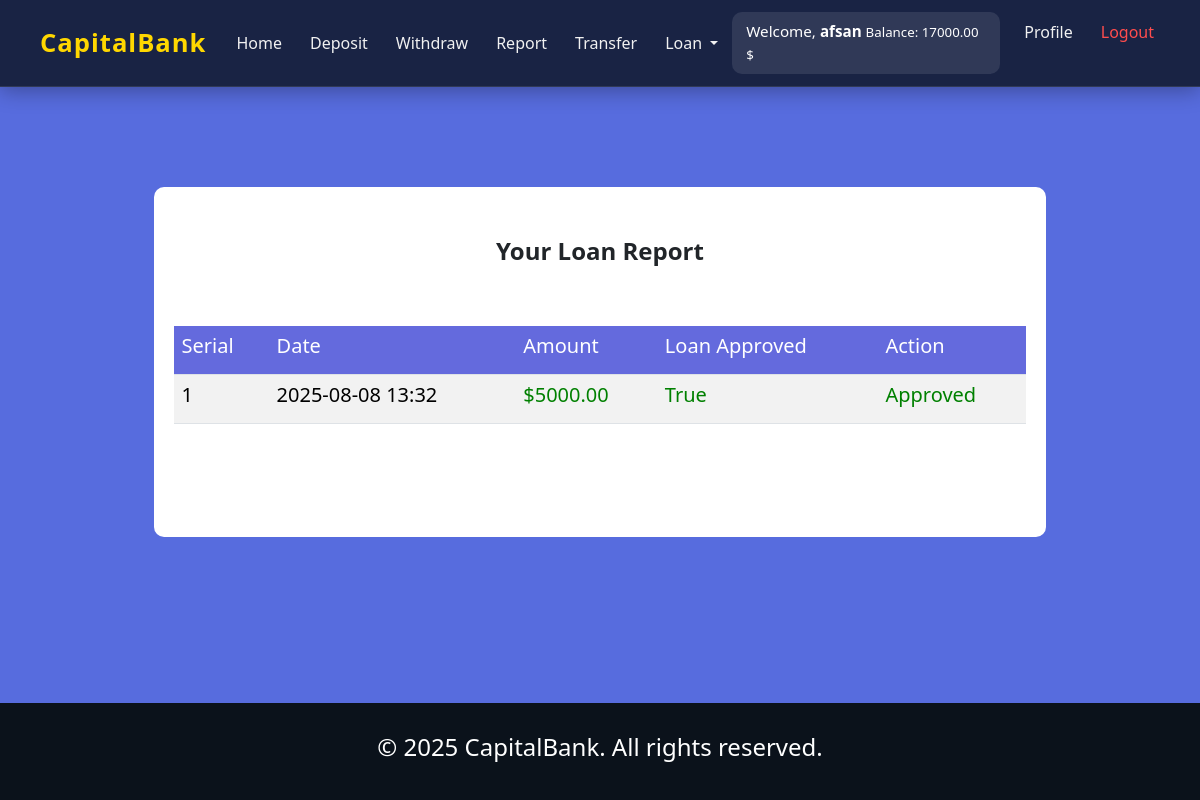
/transactions/loans/ (signed in), run on the app's committed database.
### accounts/models.py (models this page shows, shortened)
class UserBankAccount(models.Model):
    user = models.OneToOneField(User, related_name='account', on_delete=models.CASCADE)  # related_name er maddhome user er attribiute jemon name ,gender,account_type ittadi access kora jay
    account_type = models.CharField(max_length=10, choices=ACCOUNT_TYPE)
    account_no = models.IntegerField(unique=True)               # unique mane duijoner account no kokhono same hbe na
    birth_date = models.DateField(null=True, blank=True)
    gender = models.CharField(max_length=10, choices=GENDER_TYPE)
    initial_deposite_date = models.DateField(auto_now=True)
    balance = models.DecimalField(default=0, max_digits=12, decimal_places=2)  # Decimal mane 12 digit nite parbe,,decimal_palace =2 mane doshomik er por duighor nibe

### transactions/models.py (models this page shows)
class TransactionModel(models.Model):
      account = models.ForeignKey(UserBankAccount, related_name='transactions', on_delete=models.CASCADE) # ekjon user er multiple transactions hote pare
      amount = models.DecimalField(max_digits=12, decimal_places=2)
      balance_after_transaction = models.DecimalField(max_digits=12, decimal_places=2)
      transaction_type = models.IntegerField(choices=TRANSACTIONS_TYPE,null=True)
      time_stamp = models.DateTimeField(auto_now_add=True)
      loan_approve = models.BooleanField(default=False)
      class Meta:
            ordering = ['time_stamp']

### transactions/views.py (the view)
# urls.py: path('loans/', LoanListView.as_view(), name = 'loan_list'),
class LoanListView(LoginRequiredMixin, ListView):
     model = TransactionModel
     template_name = 'transactions/loan_request.html'
     context_object_name = 'loans'
     def get_queryset(self):
          user_account = self.request.user.account
          queryset = TransactionModel.objects.filter(account = user_account, transaction_type = LOAN)
          return queryset

### transactions/templates/transactions/loan_request.html (shortened to what this page needs)
{% extends 'base.html' %}
{% block body %}
<div class="container my-4">
    <div class="loan-container">
        <div class="loan-header text-center mb-4">
            <h4 style="font-weight: bold;">Your Loan Report</h4>
        </div>
        <div class="loan-table table-responsive">
            <table class="table table-striped">
                <thead>
                    <tr>
                        <th><h5>Serial</h5></th>
                        <th><h5>Date</h5></th>
                        <th><h5>Amount</h5></th>
                        <th><h5>Loan Approved</h5></th>
                        <th><h5>Action</h5></th>
                    </tr>
                </thead>
                <tbody>
                    {% for loan in loans %}
                    <tr>
                        <td><h5>{{ forloop.counter }}</h5></td>
                        <td><h5>{{ loan.time_stamp|date:"Y-m-d H:i" }}</h5></td>
                        <td><h5 style="color:green">${{ loan.amount }}</h5></td>
                        <td>
                            {% if loan.loan_approve %}
                                <h5 style="color:green">True</h5>
                            {% else %}
                                <h5 style="color:red">False</h5>
                            {% endif %}
                        </td>
                        <td>
                            {% if loan.loan_approve %}
                                <h5 style="color:green">Approved</h5>
                            {% else %}
                                <h5 style="color:red">Loan Pending</h5>
                            {% endif %}
                        </td>
                    </tr>
                    {% empty %}
                    <tr>
                        <td colspan="5" class="text-center">No loan requests yet.</td>
                    </tr>
                    {% endfor %}
                </tbody>
            </table>
        </div>
    </div>
</div>
{% endblock %}

### core/templates/navbar.html (shortened to what this page needs)
<nav class="navbar navbar-expand-lg navbar-dark premium-navbar">
  <div class="container-fluid">
    <a class="navbar-brand fw-bold" href="#">
       CapitalBank
    </a>
    <div class="collapse navbar-collapse" id="navbarContent">
      <ul class="navbar-nav me-auto mb-2 mb-lg-0">
        <li class="nav-item"><a class="nav-link active" href="{% url 'home' %}"> Home</a></li>
        {% if request.user.is_authenticated %}
          <li class="nav-item"><a class="nav-link" href="{% url 'deposit_money' %}"> Deposit</a></li>
          <li class="nav-item"><a class="nav-link" href="{% url 'withdraw_money' %}"> Withdraw</a></li>
          <li class="nav-item"><a class="nav-link" href="{% url 'transaction_report' %}"> Report</a></li>
          <li class="nav-item"><a class="nav-link" href="{% url 'transfer_money' %}"> Transfer</a></li>
          <li class="nav-item dropdown">
            <a class="nav-link dropdown-toggle" href="#" role="button" data-bs-toggle="dropdown">
               Loan
            </a>
          </li>
        {% endif %}
      </ul>
      <ul class="navbar-nav ms-auto mb-2 mb-lg-0">
        {% if request.user.is_authenticated %}
          <li class="nav-item">
            <div class="balance-box">
              Welcome, <strong>{{ request.user.username }}</strong>
              <small>Balance: {{ request.user.account.balance }} $</small>
            </div>
          </li>
          <li class="nav-item"><a class="nav-link" href="{% url 'profile' %}"> Profile</a></li>
          <li class="nav-item"><a class="nav-link logout-btn" href="{% url 'logout' %}"> Logout</a></li>
        {% else %}
          <li class="nav-item"><a class="nav-link" href="{% url 'register' %}"><i class="fas fa-user-plus"></i> Register</a></li>
          <li class="nav-item"><a class="nav-link login-btn" href="{% url 'login' %}"><i class="fas fa-sign-in-alt"></i> Login</a></li>
        {% endif %}
      </ul>
    </div>
  </div>
</nav>

### static/cs/style.css (style rules this page uses)
html, body { display: flex; flex-direction: column; min-height: 100vh; margin: 0; padding: 0; background-color: #576CDE; box-sizing: border-box; }
.premium-navbar { background: rgba(15, 23, 42, 0.85); backdrop-filter: blur(12px); box-shadow: 0 4px 20px rgba(0,0,0,0.3); border-bottom: 1px solid rgba(255,255,255,0.1); padding: 12px 20px; }
.navbar-brand { font-size: 1.6rem; color: #FFD700 !important; letter-spacing: 1px; display: flex; align-items: center; gap: 8px; }
.nav-link { color: #f1f1f1 !important; font-weight: 500; padding: 8px 14px !important; border-radius: 8px; transition: all 0.3s ease; }
.balance-box { background: rgba(255,255,255,0.1); padding: 8px 14px; border-radius: 10px; font-size: 0.95rem; color: #fff; margin-right: 10px; }
.logout-btn { color: #ff4d4d !important; }
.report-container,.loan-container { width:80%; min-height: 350px; background-color: white; border-radius:10px; padding:20px; margin:auto; margin-top: 100px; }
.report-header,.loan-header { margin-top: 30px; }
.report-table,.loan-table { margin-top: 60px; }
.report-table table th, .loan-table table th { background-color:#646ADD ; color:white; }

### data on the page
TransactionModel: time_stamp "2025-08-08 13:32", amount "5000.00", loan_approve "True"

### other printed values
{{ request.user.username }} "afsan"
{{ request.user.account.balance }} "17000.00"
